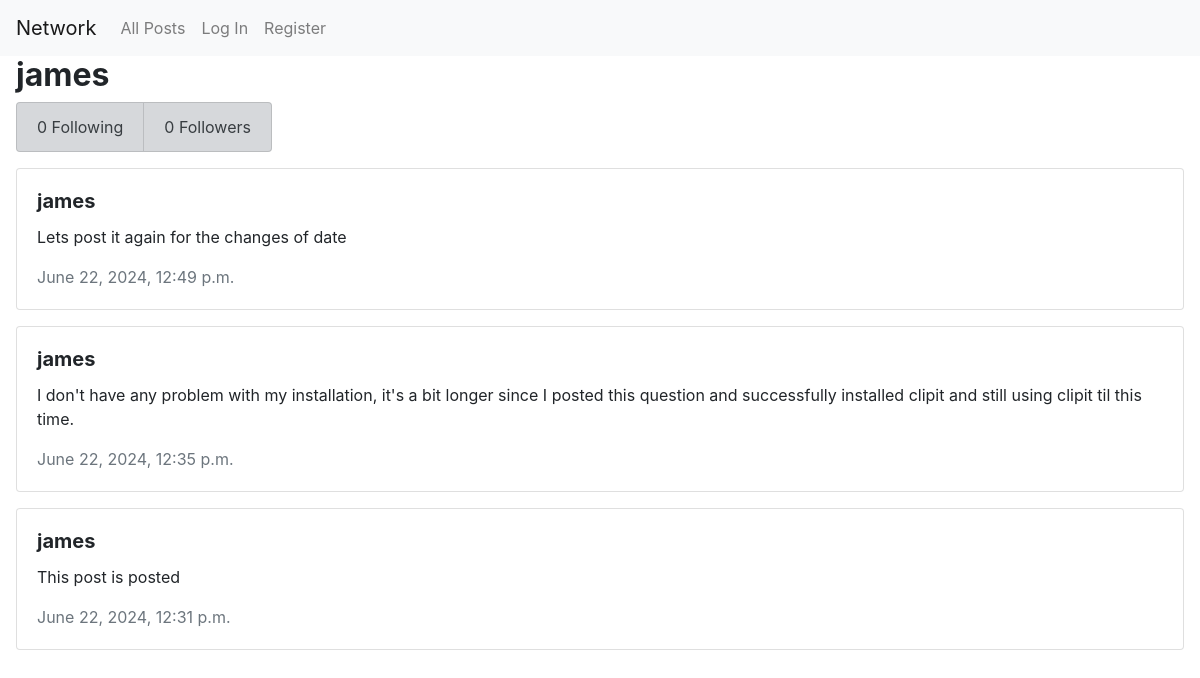
The page /profile/2 on the database as committed earlier.
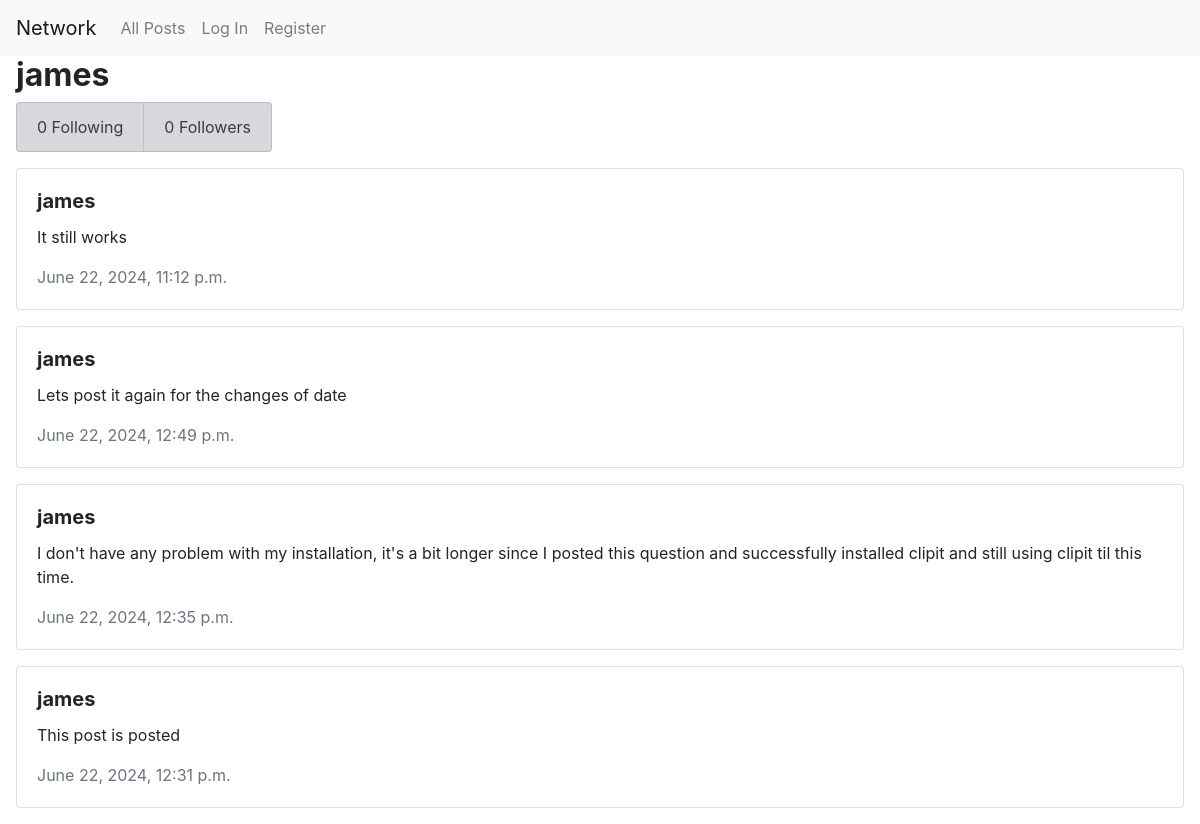
The same page on the database as committed later.
### network/models.py (models this page shows, shortened)
class Post(models.Model):
    content = models.CharField(max_length=150)
    user = models.ForeignKey(User, on_delete=models.CASCADE, related_name="author")
    date = models.DateTimeField(auto_now_add=True)

class User(AbstractUser):
    pass

### network/views.py (the view)
# urls.py: path("profile/<int:user_id>", views.profile, name="profile"),
def profile(request, user_id):
    user = User.objects.get(pk=user_id)
    all_post = Post.objects.filter(user=user).order_by('-date')
    following = Follow.objects.filter(follower=user)
    followers = Follow.objects.filter(followed=user)
    try:
        checkFollow = followers.filter(follower=User.objects.get(request.user.id))
        if len(checkFollow) != 0:
            isFollowing = True
        else: isFollowing = False
    except:
        isFollowing = False
    return render(request, "network/profile.html", {
        "all_post": all_post,
        "username": user.username,
        "following": following,
        "followers": followers,
        "isFollowing": isFollowing,
        "user_profile": user
    })

### network/templates/network/profile.html (shortened to what this page needs)
{% extends "network/layout.html" %}
{% load static %}
{% block body %}
    <h2 class="mx-3"><strong>{{ username }}</strong></h2>
    <ul class="list-group list-group-horizontal mx-3">
        <li class="list-group-item list-group-item-secondary">{{ following.count }} Following</li>
        <li class="list-group-item list-group-item-secondary">{{ followers.count }} Followers</li>
    </ul>
    <div class="all_post mx-3 mt-3">
        {% for post in all_post %}
        <div class="card mb-3">
            <div class="card-body">
              <h5 class="card-title"><strong>{{ post.user }}</strong></h5>
              <p class="card-text">{{ post.content }}</p>
              <p class="card-text text-muted">{{ post.date }}</p>
            </div>
          </div>
        {% endfor %}
    </div>
{% endblock %}

Rows that differ between the two databases and show on the page:
added Post: user "james", content "It still works", date "June 22, 2024, 11:12 p.m."
